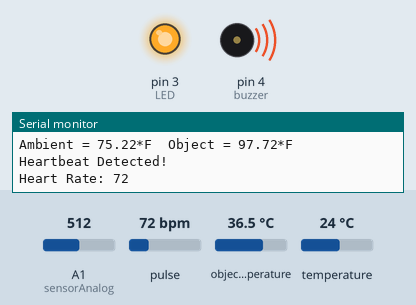
Simulated run of this sketch. Board: Arduino Uno, built with avr-gcc and run on an emulated ATmega328P. On the bench: output pins drawn as LEDs (lit = HIGH), buzzer (waves = sounding, pin HIGH), the last lines printed to the serial monitor. Inputs (shaded band) come from the test bench; at power-on: A1 (sensorAnalog) = 512, pulse 72 bpm, object temperature 36.5 °C, temperature 24 °C.

Above: at 2.8 s.
2.9 s: A1 (sensorAnalog) set to 483
At 4.9 s:
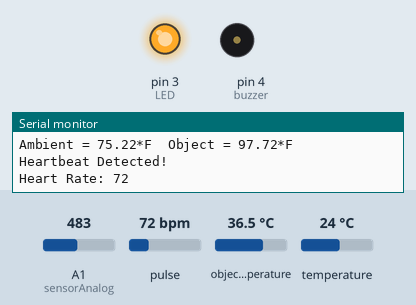
5.6 s: A1 (sensorAnalog) set to 510
At 7.5 s:
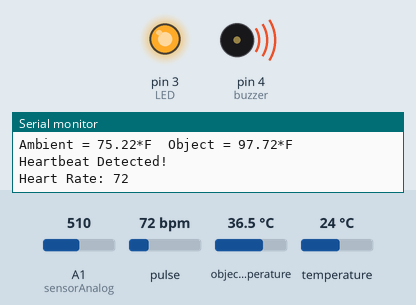
8.1 s: A1 (sensorAnalog) set to 490
At 8.9 s:
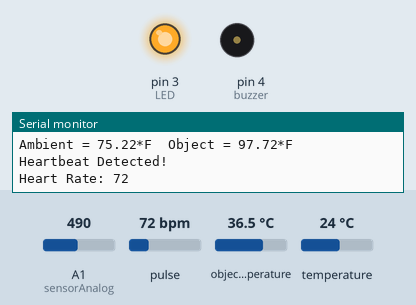
Timing chart, 0 to 11.1 s (numbered marks = the images above; inputs shaded):
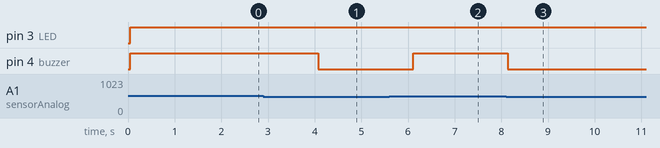

The sketch:

combined_code_for_sensor.ino
```cpp
// Libraries
#include <Wire.h>
#include <Adafruit_MLX90614.h>
#include <PulseSensorPlayground.h>

// Constants
#define sensorAnalog A1   // Analog pin connected to the MQ-3 sensor
#define LED 3             // Digital pin connected to the LED
#define buzzer 4          // Digital pin connected to the buzzer
#define threshold 500     // Alcohol level threshold (adjust as needed)
#define PulseWire 0       // PulseSensor PURPLE WIRE connected to ANALOG PIN 0

// Global Variables
Adafruit_MLX90614 mlx;
PulseSensorPlayground pulseSensor;

// Setup function
void setup() {
  Serial.begin(9600);    // Initialize serial communication
  pinMode(LED, OUTPUT);  // Set the LED pin as output
  pinMode(buzzer, OUTPUT); // Set the buzzer pin as output
  pinMode(sensorAnalog, INPUT); // Set the MQ-3 sensor pin as input

  Serial.println("Adafruit MLX90614 test");

  mlx.begin();               // Initializing the MLX90614 sensor

  // Configure the PulseSensor object
  pulseSensor.analogInput(PulseWire);
  pulseSensor.blinkOnPulse(LED);
  pulseSensor.setThreshold(threshold);

  // Check if the pulseSensor object was created and began seeing a signal
  if (pulseSensor.begin()) {
    Serial.println("PulseSensor Object created!");
  }
}

// Main loop
void loop() {
  // Read alcohol level from the MQ-3 sensor
  int alcoholLevel = analogRead(sensorAnalog);
  Serial.print("Alcohol Level: ");
  Serial.println(alcoholLevel);

  // Read temperature from the MLX90614 sensor
  Serial.print("Ambient = ");
  Serial.print(mlx.readAmbientTempF());
  Serial.print("*F\tObject = ");
  Serial.print(mlx.readObjectTempF());
  Serial.println("*F");

  // Check if alcohol level is above threshold
  if (alcoholLevel > threshold) {
    digitalWrite(LED, HIGH);    // Turn on the LED
    digitalWrite(buzzer, HIGH); // Turn on the buzzer
  } else {
    digitalWrite(LED, LOW);     // Turn off the LED
    digitalWrite(buzzer, LOW);  // Turn off the buzzer
  }

  // Check if a heartbeat happened
  if (pulseSensor.sawStartOfBeat()) {
    int heartRate = pulseSensor.getBeatsPerMinute();
    Serial.println("Heartbeat Detected!");
    Serial.print("Heart Rate: ");
    Serial.println(heartRate);
  }

  delay(2000);  // Wait for 2 seconds before taking another reading
}
```

Measured:
- the behaviour switches between 501 and 500 on A1 (sensorAnalog) (found by bisection; images 0 and 1)
- after the input at 2.9 s, pin 4 (buzzer): HIGH → LOW after 1.2 s
- after the input at 5.6 s, pin 4 (buzzer): LOW → HIGH after 0.51 s
- after the input at 8.1 s, pin 4 (buzzer): HIGH → LOW at once
